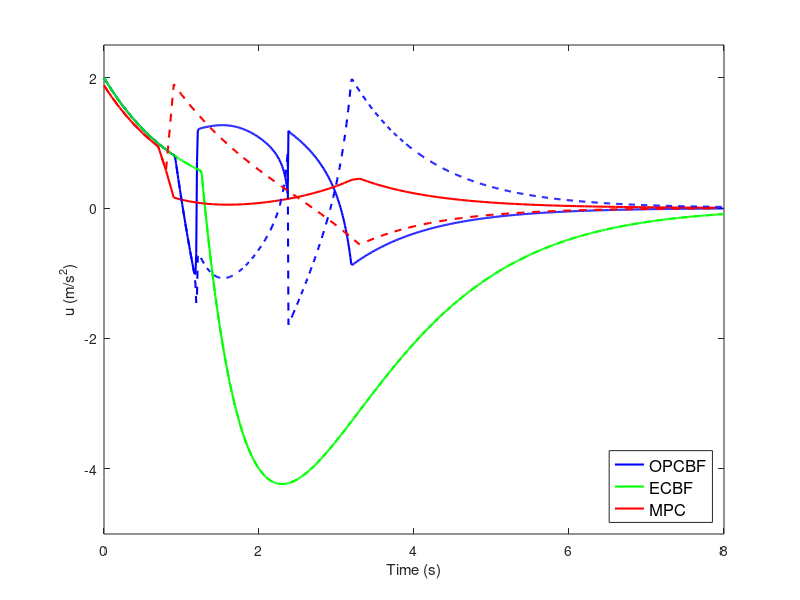
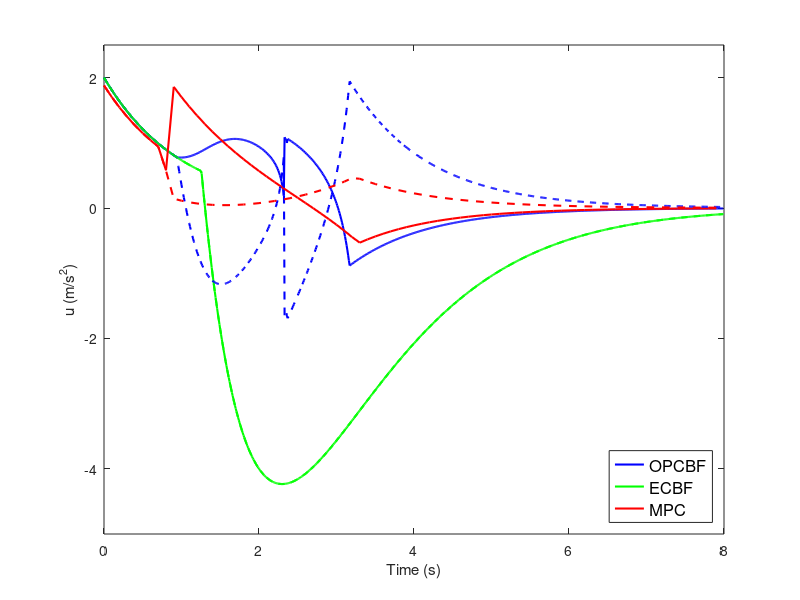
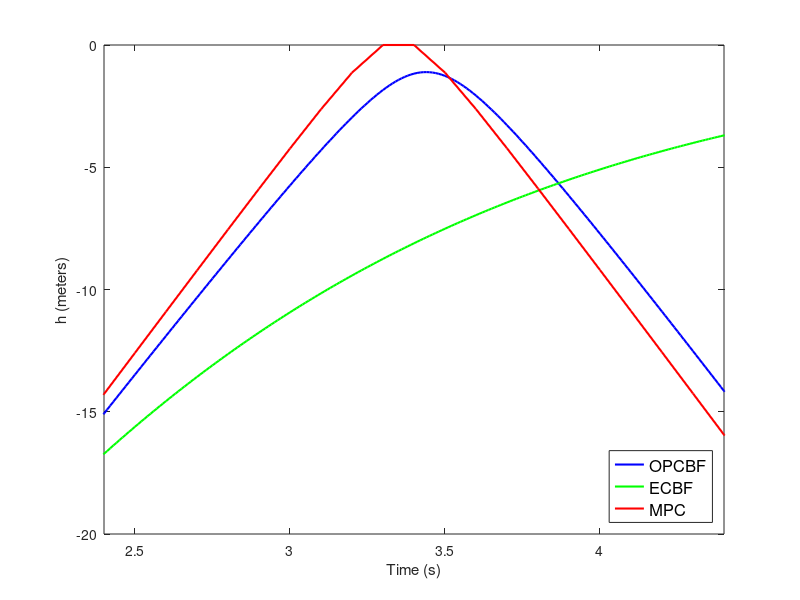
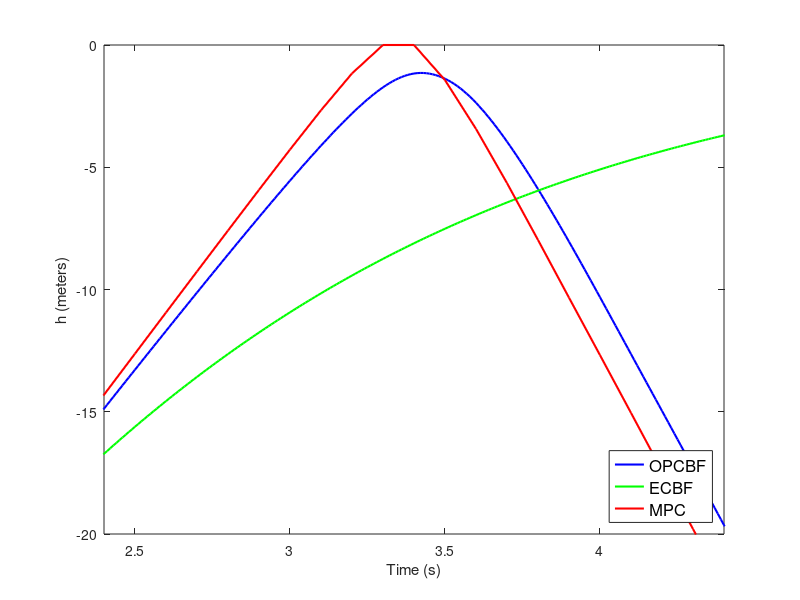

MATLAB code for these plots, in order: (Note: this script raises an error after producing the figures.)
function make_plots
data1 = load('data_OPCBF_parallel');
data2 = load('data_ECBF_parallel');
data3 = load('data_MPC_parallel');

data4 = load('data_OPCBF_left');
data5 = load('data_ECBF_left');
data6 = load('data_MPC_left');

%% Control Input Plots
f = figure(2); clf;
plot(data1.t(1:end-1), data1.u(1,:), 'b', 'LineWidth', 1.5); hold on;
plot(data2.t(1:end-1), data2.u(1,:), 'g', 'LineWidth', 1.5);
plot(data3.t(1:end-1), data3.u(1,:), 'r', 'LineWidth', 1.5);
plot(data1.t(1:end-1), data1.u(2,:), 'b--', 'LineWidth', 1.5);
plot(data2.t(1:end-1), data2.u(2,:), 'g--', 'LineWidth', 1.5);
plot(data3.t(1:end-1), data3.u(2,:), 'r--', 'LineWidth', 1.5);
xlabel 'Time (s)';
ylabel 'u (m/s^2)';
set(f, 'Position', [2200 1100 560 180]);
axis([0 8 -5 2.5]);
legend({'OPCBF', 'ECBF', 'MPC'},'Location','SouthEast','FontSize',12);

f = figure(3); clf;
plot(data4.t(1:end-1), data4.u(1,:), 'b', 'LineWidth', 1.5); hold on;
plot(data5.t(1:end-1), data5.u(1,:), 'g', 'LineWidth', 1.5);
plot(data6.t(1:end-1), data6.u(1,:), 'r', 'LineWidth', 1.5);
plot(data4.t(1:end-1), data4.u(2,:), 'b--', 'LineWidth', 1.5);
plot(data5.t(1:end-1), data5.u(2,:), 'g--', 'LineWidth', 1.5);
plot(data6.t(1:end-1), data6.u(2,:), 'r--', 'LineWidth', 1.5);
xlabel 'Time (s)';
ylabel 'u (m/s^2)';
set(f, 'Position', [2200 800 560 180]);
axis([0 8 -5 2.5]);
legend({'OPCBF', 'ECBF', 'MPC'},'Location','SouthEast','FontSize',12);

%% Control Input Plots
f = figure(2); clf;
plot(data1.t(1:end-1), data1.u(1,:), 'b', 'LineWidth', 1.5); hold on;
plot(data2.t(1:end-1), data2.u(1,:), 'g', 'LineWidth', 1.5);
plot(data3.t(1:end-1), data3.u(1,:), 'r', 'LineWidth', 1.5);
plot(data1.t(1:end-1), data1.u(2,:), 'b--', 'LineWidth', 1.5);
plot(data2.t(1:end-1), data2.u(2,:), 'g--', 'LineWidth', 1.5);
plot(data3.t(1:end-1), data3.u(2,:), 'r--', 'LineWidth', 1.5);
xlabel 'Time (s)';
ylabel 'u (m/s^2)';
set(f, 'Position', [2200 1100 560 180]);
axis([0 8 -5 2.5]);
legend({'OPCBF', 'ECBF', 'MPC'},'Location','SouthEast','FontSize',12);

f = figure(3); clf;
plot(data4.t(1:end-1), data4.u(1,:), 'b', 'LineWidth', 1.5); hold on;
plot(data5.t(1:end-1), data5.u(1,:), 'g', 'LineWidth', 1.5);
plot(data6.t(1:end-1), data6.u(1,:), 'r', 'LineWidth', 1.5);
plot(data4.t(1:end-1), data4.u(2,:), 'b--', 'LineWidth', 1.5);
plot(data5.t(1:end-1), data5.u(2,:), 'g--', 'LineWidth', 1.5);
plot(data6.t(1:end-1), data6.u(2,:), 'r--', 'LineWidth', 1.5);
xlabel 'Time (s)';
ylabel 'u (m/s^2)';
set(f, 'Position', [2200 800 560 180]);
axis([0 8 -5 2.5]);
legend({'OPCBF', 'ECBF', 'MPC'},'Location','SouthEast','FontSize',12);

%% Constraint Plots
f = figure(4); clf;
plot(data1.t(1:end-1), data1.h, 'b', 'LineWidth', 1.5); hold on;
plot(data2.t(1:end-1), data2.h, 'g', 'LineWidth', 1.5);
plot(data3.t(1:end-1), data3.h, 'r', 'LineWidth', 1.5);
xlabel 'Time (s)';
ylabel 'h (meters)';
set(f, 'Position', [2200 500 560 180]);
axis([2.4 4.4 -20 0]);
legend({'OPCBF', 'ECBF', 'MPC'},'Location','SouthEast','FontSize',12);

f = figure(5); clf;
plot(data4.t(1:end-1), data4.h, 'b', 'LineWidth', 1.5); hold on;
plot(data5.t(1:end-1), data5.h, 'g', 'LineWidth', 1.5);
plot(data6.t(1:end-1), data6.h, 'r', 'LineWidth', 1.5);
xlabel 'Time (s)';
ylabel 'h (meters)';
set(f, 'Position', [2200 200 560 180]);
axis([2.4 4.4 -20 0]);
legend({'OPCBF', 'ECBF', 'MPC'},'Location','SouthEast','FontSize',12);

%% CBF Plots
f = figure(6); clf;
plot(data1.t(1:end-1), data1.H, 'b', 'LineWidth', 1.5); hold on;
plot(data2.t(1:end-1), data2.H, 'g', 'LineWidth', 1.5);
plot(data3.t(1:end-1), data3.h, 'r', 'LineWidth', 1.5);
xlabel 'Time (s)';
ylabel 'H';
set(f, 'Position', [2800 500 560 180]);
axis([2.4 4.4 -12 0]);
legend({'OPCBF', 'ECBF', 'MPC'},'Location','SouthEast','FontSize',12);

f = figure(7); clf;
plot(data4.t(1:end-1), data4.H, 'b', 'LineWidth', 1.5); hold on;
plot(data5.t(1:end-1), data5.H, 'g', 'LineWidth', 1.5);
plot(data6.t(1:end-1), data6.h, 'r', 'LineWidth', 1.5);
xlabel 'Time (s)';
ylabel 'H';
set(f, 'Position', [2800 200 560 180]);
axis([2.4 4.4 -12 0]);
legend({'OPCBF', 'ECBF', 'MPC'},'Location','SouthEast','FontSize',12);

%% Videos
global sim_case
sim_case = 1;

record = 1;
if record
    vidObj = VideoWriter('movie.avi');
    vidObj.FrameRate = 20; % double real speed
    open(vidObj);
end

f = figure(1); clf;
l1 = lane1(data2.x(1,1));
l2 = lane2(data2.x(3,1));
p1 = plot(l1(1), l1(2), 'bo', 'MarkerFaceColor', 'b'); hold on;
p2 = plot(l2(1), l2(2), 'go', 'MarkerFaceColor', 'g');
plot([-50, -3], [3, 3], 'k')
plot([-50, -3], [-3, -3], 'k')
plot([50, 3], [3, 3], 'k')
plot([50, 3], [-3, -3], 'k')
plot([-3, -3], [-50, -3], 'k')
plot([3, 3], [-50, -3], 'k')
plot([-3, -3], [50, 3], 'k')
plot([3, 3], [50, 3], 'k')
axis equal; axis([-50 50 -50 50]);
xlabel 'x (meters)';
ylabel 'y (meters)';
title 'Straight Intersection - Existing Approach (ECBF)';
set(f, 'Position', [1800 200 520 420]);
set(gca, 'XTick', -50:10:50);
if record
    for i=1:6
        frame = getframe(f);
        writeVideo(vidObj,frame);
    end
end
N = length(data2.x);
for i=1:10:N
    l1 = lane1(data2.x(1,i));
    l2 = lane2(data2.x(3,i));
    set(p1, 'XData', l1(1), 'YData', l1(2));
    set(p2, 'XData', l2(1), 'YData', l2(2));
    if record
        frame = getframe(f);
        writeVideo(vidObj,frame);
    end
end

l1 = lane1(data1.x(1,1));
l2 = lane2(data1.x(3,1));
set(p1, 'XData', l1(1), 'YData', l1(2));
set(p2, 'XData', l2(1), 'YData', l2(2));
title 'Straight Intersection - New Approach (OPCBF)';
if record
    for i=1:6
        frame = getframe(f);
        writeVideo(vidObj,frame);
    end
end
N = length(data1.x);
for i=1:10:N
    l1 = lane1(data1.x(1,i));
    l2 = lane2(data1.x(3,i));
    set(p1, 'XData', l1(1), 'YData', l1(2));
    set(p2, 'XData', l2(1), 'YData', l2(2));
    if record
        frame = getframe(f);
        writeVideo(vidObj,frame);
    end
end

l1 = lane1(data3.x(1,1));
l2 = lane2(data3.x(3,1));
set(p1, 'XData', l1(1), 'YData', l1(2));
set(p2, 'XData', l2(1), 'YData', l2(2));
title 'Straight Intersection - Comparison to MPC';
if record
    for i=1:6
        frame = getframe(f);
        writeVideo(vidObj,frame);
    end
end
N = length(data3.x);
for i=1:N
    l1 = lane1(data3.x(1,i));
    l2 = lane2(data3.x(3,i));
    set(p1, 'XData', l1(1), 'YData', l1(2));
    set(p2, 'XData', l2(1), 'YData', l2(2));
    if record
        frame = getframe(f);
        writeVideo(vidObj,frame);
    end
end

sim_case = 2;
l1 = lane1(data5.x(1,1));
l2 = lane2(data5.x(3,1));
set(p1, 'XData', l1(1), 'YData', l1(2));
set(p2, 'XData', l2(1), 'YData', l2(2));
title 'Left Turn - Existing Approach (ECBF)';
if record
    for i=1:6
        frame = getframe(f);
        writeVideo(vidObj,frame);
    end
end
N = length(data5.x);
for i=1:10:N
    l1 = lane1(data5.x(1,i));
    l2 = lane2(data5.x(3,i));
    set(p1, 'XData', l1(1), 'YData', l1(2));
    set(p2, 'XData', l2(1), 'YData', l2(2));
    if record
        frame = getframe(f);
        writeVideo(vidObj,frame);
    end
end

l1 = lane1(data4.x(1,1));
l2 = lane2(data4.x(3,1));
set(p1, 'XData', l1(1), 'YData', l1(2));
set(p2, 'XData', l2(1), 'YData', l2(2));
title 'Left Turn - New Approach (OPCBF)';
if record
    for i=1:6
        frame = getframe(f);
        writeVideo(vidObj,frame);
    end
end
N = length(data4.x);
for i=1:10:N
    l1 = lane1(data4.x(1,i));
    l2 = lane2(data4.x(3,i));
    set(p1, 'XData', l1(1), 'YData', l1(2));
    set(p2, 'XData', l2(1), 'YData', l2(2));
    if record
        frame = getframe(f);
        writeVideo(vidObj,frame);
    end
end

l1 = lane1(data6.x(1,1));
l2 = lane2(data6.x(3,1));
set(p1, 'XData', l1(1), 'YData', l1(2));
set(p2, 'XData', l2(1), 'YData', l2(2));
title 'Left Turn - Comparison to MPC';
if record
    for i=1:6
        frame = getframe(f);
        writeVideo(vidObj,frame);
    end
end
N = length(data6.x);
for i=1:N
    l1 = lane1(data6.x(1,i));
    l2 = lane2(data6.x(3,i));
    set(p1, 'XData', l1(1), 'YData', l1(2));
    set(p2, 'XData', l2(1), 'YData', l2(2));
    if record
        frame = getframe(f);
        writeVideo(vidObj,frame);
    end
end

if record
    close(vidObj);
end